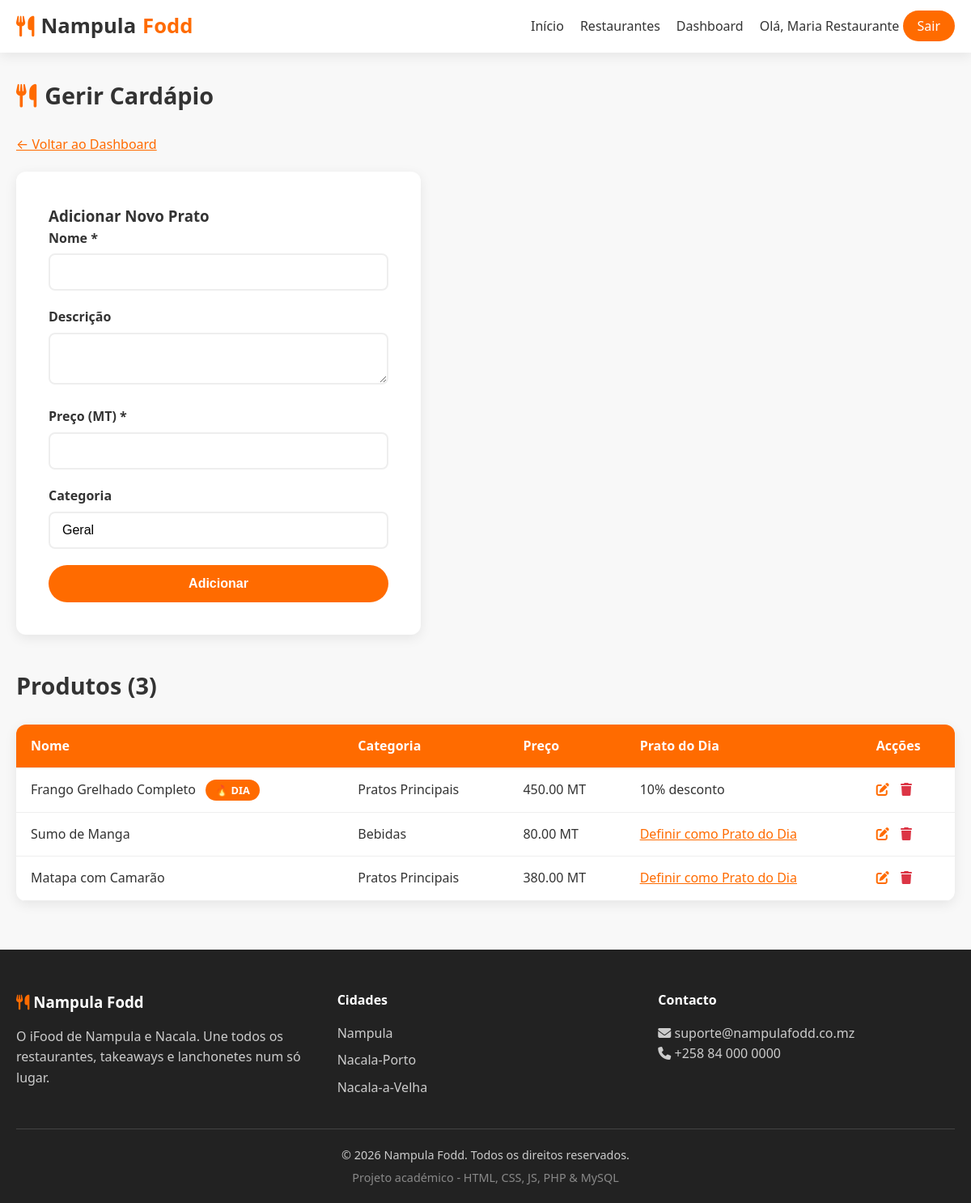
Screenshot of /restaurante/cardapio.php (signed in) with the database file from the repository.
### tables this page shows
CREATE TABLE usuarios (
    id INT AUTO_INCREMENT PRIMARY KEY,
    nome VARCHAR(100) NOT NULL,
    email VARCHAR(100) NOT NULL UNIQUE,
    telefone VARCHAR(20),
    senha VARCHAR(255) NOT NULL,           
    tipo ENUM('cliente', 'restaurante', 'admin') NOT NULL DEFAULT 'cliente',
    saldo_carteira DECIMAL(10,2) DEFAULT 0.00,   
    criado_em TIMESTAMP DEFAULT CURRENT_TIMESTAMP
);

CREATE TABLE produtos (
    id INT AUTO_INCREMENT PRIMARY KEY,
    restaurante_id INT NOT NULL,
    nome VARCHAR(150) NOT NULL,
    descricao TEXT,
    preco DECIMAL(10,2) NOT NULL,
    categoria VARCHAR(80) DEFAULT 'Geral',  
    foto VARCHAR(255) DEFAULT 'default-prato.jpg',
    prato_do_dia TINYINT(1) DEFAULT 0,      
    desconto_prato_dia DECIMAL(5,2) DEFAULT 0.00,  
    ativo TINYINT(1) DEFAULT 1,
    criado_em TIMESTAMP DEFAULT CURRENT_TIMESTAMP,
    FOREIGN KEY (restaurante_id) REFERENCES restaurantes(id) ON DELETE CASCADE
);

### includes/auth.php (called while the page is built, shortened)
<?php
require_once __DIR__ . '/../config/database.php';
function estaLogado() {
    return isset($_SESSION['usuario_id']);
}
function utilizadorAtual() {
    global $pdo;
    $stmt = $pdo->prepare("SELECT * FROM usuarios WHERE id = ?");
    $stmt->execute([$_SESSION['usuario_id']]);
    return $stmt->fetch();
}
?>

### restaurante/cardapio.php (the view, shortened to what this page needs)
<?php
require_once '../includes/header.php';
$user = utilizadorAtual();
$stmt = $pdo->prepare("SELECT * FROM restaurantes WHERE usuario_id = ?");
$stmt->execute([$user['id']]);
$rest = $stmt->fetch();
$stmt = $pdo->prepare("SELECT * FROM produtos WHERE restaurante_id = ? ORDER BY prato_do_dia DESC, categoria, nome");
$stmt->execute([$rest['id']]);
$produtos = $stmt->fetchAll();
$editando = null;
?>
<div class="container" style="padding-top:30px;">
    <h1 class="secao-titulo"><i class="fas fa-utensils"></i> Gerir Cardápio</h1>
    <p><a href="dashboard.php" style="color:var(--laranja)">← Voltar ao Dashboard</a></p>
    <div class="form-container" style="max-width:500px;margin:20px 0 40px;">
        <h3><?= $editando ? 'Editar Produto' : 'Adicionar Novo Prato' ?></h3>
        <form method="POST">
            <div class="form-group">
                <label>Nome *</label>
                <input type="text" name="nome" required value="<?= htmlspecialchars($editando['nome'] ?? '') ?>">
            </div>
            <div class="form-group">
                <label>Descrição</label>
                <textarea name="descricao" rows="2"><?= htmlspecialchars($editando['descricao'] ?? '') ?></textarea>
            </div>
            <div class="form-group">
                <label>Preço (MT) *</label>
                <input type="number" name="preco" step="0.01" min="1" required value="<?= $editando['preco'] ?? '' ?>">
            </div>
            <div class="form-group">
                <label>Categoria</label>
                <input type="text" name="categoria" value="<?= htmlspecialchars($editando['categoria'] ?? 'Geral') ?>"
                       placeholder="Ex: Entradas, Pratos, Bebidas">
            </div>
            <button type="submit" class="btn-primary"><?= $editando ? 'Actualizar' : 'Adicionar' ?></button>
        </form>
    </div>
    <h2 class="secao-titulo">Produtos (<?= count($produtos) ?>)</h2>
    <?php if (empty($produtos)): ?>
        <p>Ainda não tem produtos. Adicione o primeiro!</p>
    <?php else: ?>
        <table class="tabela">
            <thead>
                <tr>
                    <th>Nome</th>
                    <th>Categoria</th>
                    <th>Preço</th>
                    <th>Prato do Dia</th>
                    <th>Acções</th>
                </tr>
            </thead>
            <tbody>
                <?php foreach ($produtos as $p): ?>
                    <tr>
                        <td>
                            <?= htmlspecialchars($p['nome']) ?>
                            <?php if ($p['prato_do_dia']): ?>
                                <span class="badge-dia" style="margin-left:8px;">🔥 DIA</span>
                            <?php endif; ?>
                        </td>
                        <td><?= htmlspecialchars($p['categoria']) ?></td>
                        <td><?= number_format($p['preco'], 2) ?> MT</td>
                        <td>
                            <?php if ($p['prato_do_dia']): ?>
                                <?= number_format($p['desconto_prato_dia'], 0) ?>% desconto
                            <?php else: ?>
                                <a href="?prato_dia=<?= $p['id'] ?>&desconto=10" style="color:var(--laranja);">
                                    Definir como Prato do Dia
                                </a>
                            <?php endif; ?>
                        </td>
                        <td>
                            <a href="?editar=<?= $p['id'] ?>" style="color:var(--laranja);margin-right:10px;"><i class="fas fa-edit"></i></a>
                            <a href="?apagar=<?= $p['id'] ?>" style="color:var(--erro);" data-confirm="Apagar este produto?"><i class="fas fa-trash"></i></a>
                        </td>
                    </tr>
                <?php endforeach; ?>
            </tbody>
        </table>
    <?php endif; ?>
</div>
<?php require_once '../includes/footer.php'; ?>

### includes/header.php (shortened to what this page needs)
<?php
require_once __DIR__ . '/auth.php';
$user = utilizadorAtual();
?>
<!DOCTYPE html>
<html lang="pt">
<head>
    <link rel="stylesheet" href="/nampula-fodd/css/style.css">
    <link rel="stylesheet" href="https://cdnjs.cloudflare.com/ajax/libs/font-awesome/6.5.0/css/all.min.css">
</head>
<body>
    <nav class="navbar">
        <div class="container nav-content">
            <a href="/nampula-fodd/index.php" class="logo">
                <i class="fas fa-utensils"></i> Nampula <span>Fodd</span>
            </a>
            <ul class="nav-links" id="navLinks">
                <li><a href="/nampula-fodd/index.php">Início</a></li>
                <li><a href="/nampula-fodd/restaurantes.php">Restaurantes</a></li>
                <?php if ($user): ?>
                    <?php if ($user['tipo'] === 'cliente'): ?>
                        <li><a href="/nampula-fodd/cliente/carrinho.php"><i class="fas fa-shopping-cart"></i> Carrinho</a></li>
                        <li><a href="/nampula-fodd/cliente/carteira.php"><i class="fas fa-wallet"></i> Carteira</a></li>
                        <li><a href="/nampula-fodd/cliente/pedidos.php">Meus Pedidos</a></li>
                    <?php elseif ($user['tipo'] === 'restaurante'): ?>
                        <li><a href="/nampula-fodd/restaurante/dashboard.php">Dashboard</a></li>
                    <?php elseif ($user['tipo'] === 'admin'): ?>
                        <li><a href="/nampula-fodd/admin/dashboard.php">Admin</a></li>
                    <?php endif; ?>
                    <li class="user-menu">
                        <span>Olá, <?php echo htmlspecialchars($user['nome']); ?></span>
                        <a href="/nampula-fodd/logout.php" class="btn-sair">Sair</a>
                    </li>
                <?php else: ?>
                    <li><a href="/nampula-fodd/login.php" class="btn-login">Entrar</a></li>
                    <li><a href="/nampula-fodd/registo.php" class="btn-registo">Criar Conta</a></li>
                <?php endif; ?>
            </ul>
        </div>
    </nav>
    <main>

### css/style.css (style rules this page uses)
:root { --laranja: #FF6B00; --laranja-escuro: #E05A00; --laranja-claro: #FF8C33; --branco: #FFFFFF; --cinza-claro: #F8F8F8; --cinza: #EEEEEE; --texto: #333333; --texto-claro: #666666; --sucesso: #28a745; --erro: #dc3545; --sombra: 0 4px 15px rgba(0,0,0,0.08); --sombra-hover: 0 8px 25px rgba(255,107,0,0.15); --radius: 12px; --transicao: all 0.3s ease; }
* { margin: 0; padding: 0; box-sizing: border-box; }
body { font-family: 'Segoe UI', system-ui, -apple-system, sans-serif; background: var(--cinza-claro); color: var(--texto); line-height: 1.6; min-height: 100vh; }
.container { width: 100%; max-width: 1200px; margin: 0 auto; padding: 0 20px; }
.navbar { background: var(--branco); box-shadow: var(--sombra); position: sticky; top: 0; z-index: 1000; padding: 12px 0; }
.nav-content { display: flex; align-items: center; justify-content: space-between; }
.logo { font-size: 1.6rem; font-weight: 700; color: var(--texto); text-decoration: none; display: flex; align-items: center; gap: 8px; }
.logo i { color: var(--laranja); }
.logo span { color: var(--laranja); }
.nav-links { display: flex; align-items: center; gap: 20px; list-style: none; }
.nav-links a { text-decoration: none; color: var(--texto); font-weight: 500; transition: var(--transicao); }
.btn-login, .btn-registo, .btn-sair { padding: 8px 18px; border-radius: 50px; font-weight: 600; }
.btn-registo, .btn-sair { background: var(--laranja); color: var(--branco) !important; }
.secao-titulo { font-size: 1.8rem; margin-bottom: 25px; display: flex; align-items: center; gap: 10px; }
.secao-titulo i { color: var(--laranja); }
.badge-dia { background: var(--laranja); color: white; padding: 4px 12px; border-radius: 50px; font-size: 0.8rem; font-weight: 600; }
.form-container { max-width: 450px; margin: 40px auto; background: white; padding: 40px; border-radius: var(--radius); box-shadow: var(--sombra); }
.form-group { margin-bottom: 20px; }
.form-group label { display: block; margin-bottom: 6px; font-weight: 600; }
.form-group input, .form-group select, .form-group textarea { width: 100%; padding: 12px 15px; border: 2px solid var(--cinza); border-radius: 8px; font-size: 1rem; transition: var(--transicao); }
.btn-primary { background: var(--laranja); color: white; border: none; padding: 14px 30px; border-radius: 50px; font-size: 1rem; font-weight: 600; cursor: pointer; width: 100%; transition: var(--transicao); }
.tabela { width: 100%; background: white; border-radius: var(--radius); overflow: hidden; box-shadow: var(--sombra); border-collapse: collapse; }
.tabela th, .tabela td { padding: 14px 18px; text-align: left; border-bottom: 1px solid var(--cinza); }
.tabela th { background: var(--laranja); color: white; }

### rows the page displays
usuarios: nome "Maria Restaurante"
produtos: nome "Frango Grelhado Completo", prato_do_dia "🔥 DIA", categoria "Pratos Principais", preco "450.00", desconto_prato_dia "10"
produtos: nome "Sumo de Manga", categoria "Bebidas", preco "80.00"
produtos: nome "Matapa com Camarão", categoria "Pratos Principais", preco "380.00"

### other values shown
count($produtos) "3"
